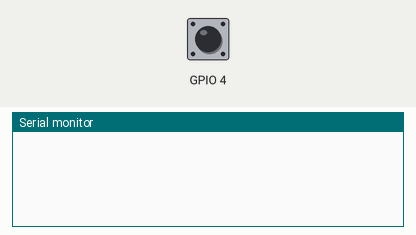
The program below on a simulated ESP32. Parts: the last lines printed to the serial monitor. Inputs (shaded band) come from the test bench; at power-on: GPIO 4 HIGH.

Above: at 1.2 s.
1.3 s: GPIO 4 pulled LOW for 0.15 s
At 2.5 s:
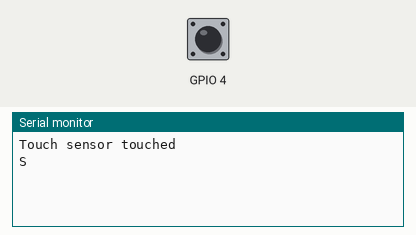
3.1 s: GPIO 4 pulled LOW for 1 s
At 3.8 s:
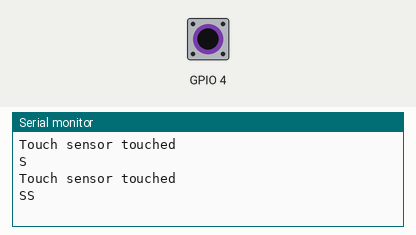
5.6 s: GPIO 4 pulled LOW for 0.15 s
At 6.9 s:
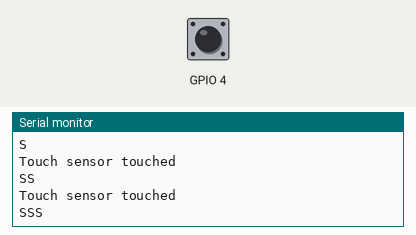

The program:

main.cpp
```cpp
#include <Arduino.h>
#include "TouchControl.h"

TouchControl touchControl;

void setup() {
  Serial.begin(115200);

  touchControl.enableDebug();
  touchControl.setupTouchInterrupt();
}

void loop() {
  std::string output = touchControl.handleTouch();
  if (output != "No pattern")
    Serial.println(output.c_str());
}
```

TouchControl.h
```cpp
#include <Arduino.h>
#include <map>

class TouchControl {
private:
    const uint8_t threshold = 20;

    const long touchDelay = 350;

    volatile unsigned long lastRegisteredTouchTime = 0;
    volatile unsigned long anyTouchTime = 0;

    long elapsed = 0;
    int touchCounter = 0;

    std::map<std::string, std::string> patterns = {
        { "LSLL", "Unlock the door" },
        { "SSL", "Lock the door" }
    };

    std::string lastTouchPattern = "";

    static void IRAM_ATTR touchInterrupt();
    char getTouchPattern(int);

    Stream *serial;
    bool debugEnabled = false;
public:
    void enableDebug(Stream &stream = Serial);
    void setupTouchInterrupt();
    std::string handleTouch();
};
```

TouchControl.cpp
```cpp
#include "TouchControl.h"

bool touched = false;
void IRAM_ATTR TouchControl::touchInterrupt()
{
    touched = true;
}

std::string TouchControl::handleTouch()
{
    if (touched)
    {
        touched = false;
        elapsed = millis() - lastRegisteredTouchTime;
        if (elapsed > touchDelay)
        {
            if (debugEnabled)

                serial->println("Touch sensor touched");

            lastRegisteredTouchTime = millis();
            touchCounter++;
        }

        anyTouchTime = millis();
    }
    else
    {
        if ( millis() - anyTouchTime > touchDelay && touchCounter > 0) { // If there hasn't been a touch for a good moment
            lastTouchPattern = lastTouchPattern + getTouchPattern(touchCounter);

            touchCounter = 0;
            serial->println(lastTouchPattern.c_str());

            if (lastTouchPattern.length() >= 3) {
                if (patterns.count(lastTouchPattern) != 0)
                    return patterns[lastTouchPattern];

                lastTouchPattern = "";
            }
        }
    }

    return "No pattern";
}

void TouchControl::enableDebug(Stream &stream)
{
    serial = &stream;
    debugEnabled = true;
}

void TouchControl::setupTouchInterrupt()
{
    touchAttachInterrupt(T0, touchInterrupt, threshold);
}

char TouchControl::getTouchPattern(int touchCounter) {
    return touchCounter >= 5 ? 'L' : 'S';
}

/*std::string TouchControl::handleTouch()
{
    if (touchRead(T0) < 20)
    {
        touched = false;
        elapsed = millis() - sinceLastTouch;
        if (elapsed > touchDelay)
        {
            if (debugEnabled)
                serial->println("Touch sensor touched");

            if (sinceFirstTouch == 0)
                sinceFirstTouch = millis();

            touchCounter++;
        }
    }
    else
    {
        if (touchCounter > 0) {
            if (touchCounter > 5)
                serial->println("long");
            else
                serial->println("short");

            lastTouchPattern = lastTouchPattern + getTouchPattern(touchCounter);

            touchCounter = 0;

            if (lastTouchPattern == unlockPattern)
                return "Unlock the door";
            else if (lastTouchPattern == lockPattern)
                return "Lock the door";
        }
    }

    delay(100);
    return "No pattern";
}*/
```

Measured:
- after the input at 1.3 s, the serial monitor: prints a new line at once (image 1)
- after the input at 3.1 s, the serial monitor: prints a new line after 0.35 s (image 2)
- after the input at 5.6 s, the serial monitor: prints a new line after 0.35 s (image 3)
